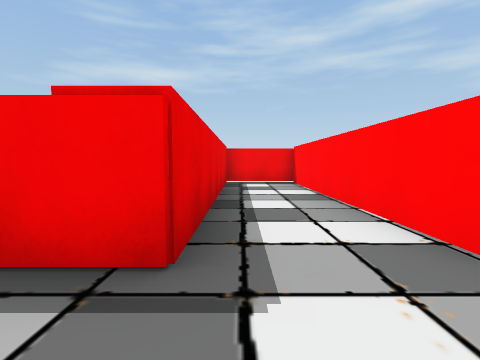
view 1 (above)

12 first-person views from a walk through a 3-D level made in the Unity game engine. The camera is 1.2 m above the floor, tilts 4° down and sees 85° across. Doors are open. The floor is counted in squares, 2 m on a side. Each view is taken from the middle of a square. On the plan, view 1 faces up. The plan holds only what a view shows up to about 9 squares ahead; the rest is blank. The player is left out.

view 2
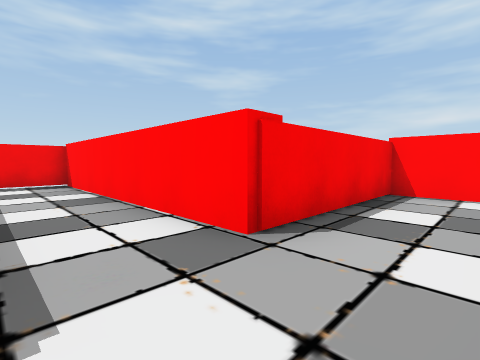

view 3
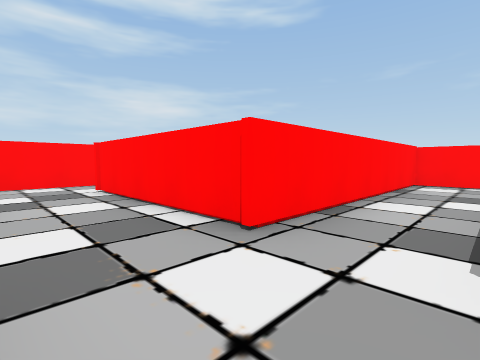

view 4
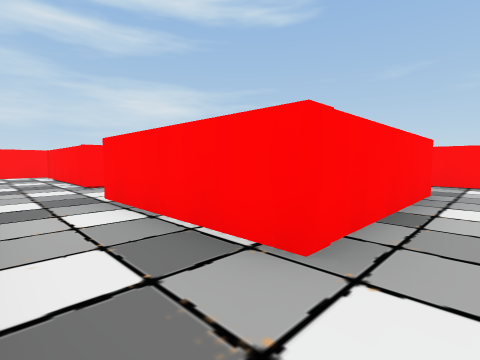

view 5
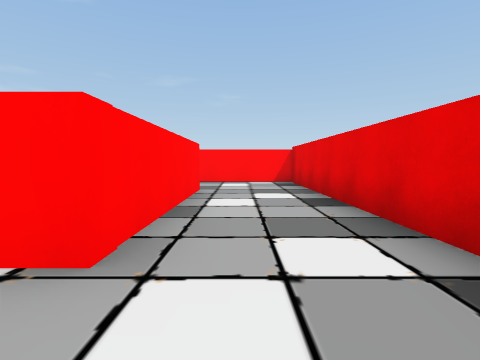

view 6
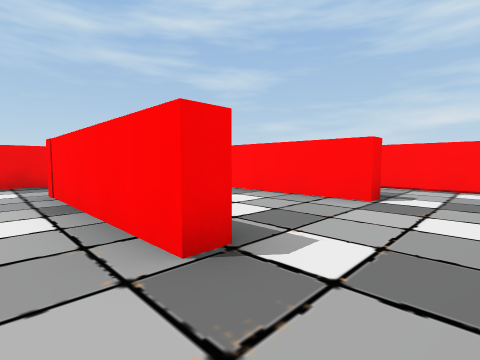

view 7
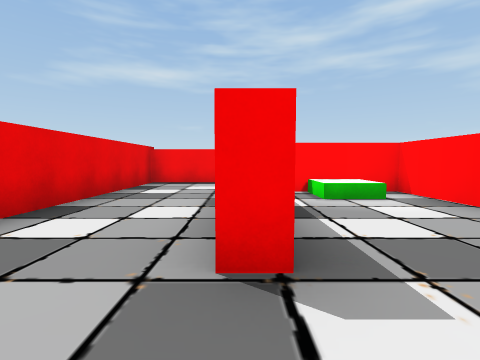

view 8
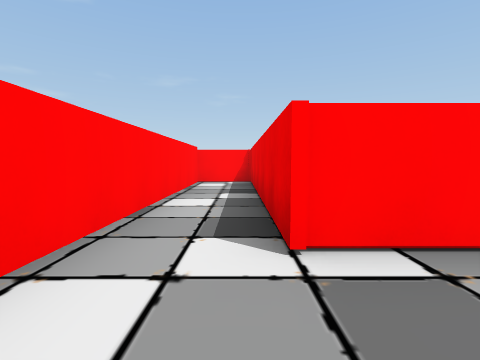

view 9
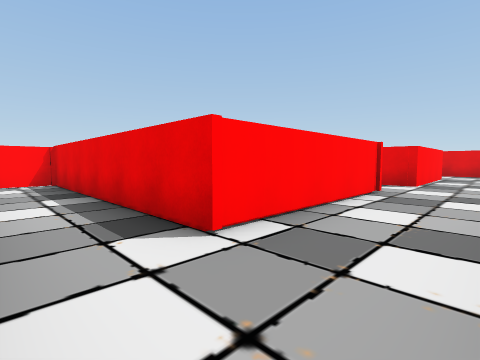

view 10
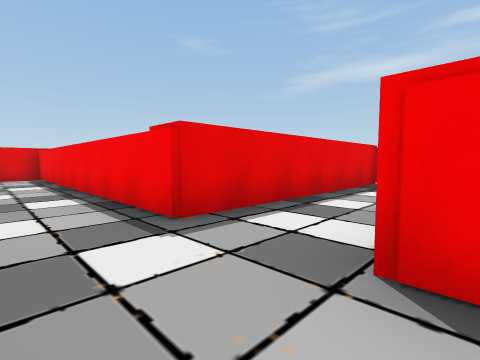

view 11
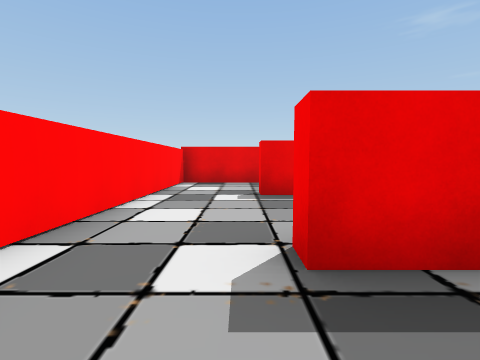

view 12
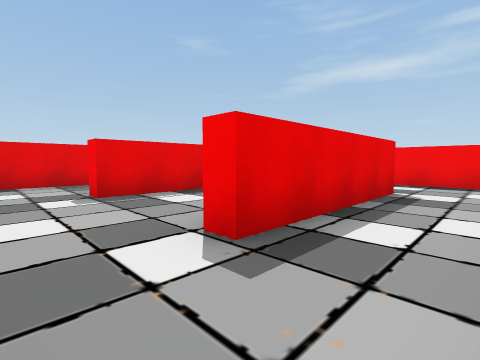

### Floor plan
Points are (right, up) in squares from view 1. A wall is a line through its corners. A room is listed if a view was taken in it or the views show most of it. See-through windows are left out.
Room 1 (views 1, 2, 8, 9, 10)
walls: (-0.5, -0.7) (3.7, -0.7) (3.7, -6.6) (5.2, -6.6) (5.2, 1.4) (1.5, 1.4)
ways out: opening at (0, 0) to room 2; open door at (0.5, 1.5) to room 4
Room 2 (views 3, 4, 5, 6, 11, 12)
walls: (-6.1, -4.6) (-6.1, -0.4) (-2.4, -0.4) (-2.4, -4.6); (-0.4, 1.4) (-8.5, 1.4) (-8.5, -6.6) (-6.5, -6.6); (-2.5, -6.6) (-0.5, -6.6) (-0.5, -0.7)
ways out: opening at (0, 0) to room 1; opening at (-6, -5.5) to room 3; opening at (-3, -5.5) to room 3
Room 3 (view 7)
walls: (-5.7, -2.4) (-5.7, -4.6) (-6.1, -4.6); (-2.4, -4.6) (-2.8, -4.6) (-2.8, -0.8) (-5, -0.8); (-6.5, -6.6) (-2.5, -6.6)
ways out: opening at (-6, -5.5) to room 2; opening at (-3, -5.5) to room 2
Room 4 (no view inside)
walls: (1.5, 1.4) (1.5, 7.5) (-0.4, 7.5) (-0.4, 1.4)
ways out: open door at (0.5, 1.5) to room 1

Positions as (right, up) in squares from view 1, and headings:
1: (0, 0), facing up
2: (0, 0), facing up-right
3: (-2, 1), facing down-right
4: (-7, 1), facing down-right
5: (-7, 1), facing down
6: (-7, -6), facing up-right
7: (-6, -6), facing up
8: (4, 1), facing down
9: (5, 1), facing down-left
10: (2, 0), facing up-left
11: (-1, -5), facing left
12: (-1, -6), facing up-left
